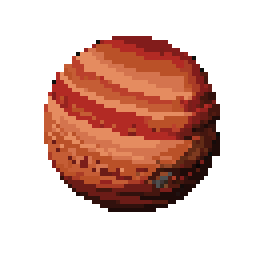
#> input picture tradenet/web/assets/planets/desert-0.png, 64 x 64 px, given in place of temperate.png, which was not available (shown 4 times larger)
$ python generate_planet_variants.py
#> lines starting #> are read from the running program, lines starting #| are printed output that depends on the picture; pictures that were not available may be replaced by others from this repository, and a replacement may not be noted
#!/usr/bin/env python3
"""Create deterministic, pixel-level planet variants from the six PixelLab bases."""

from __future__ import annotations

import colorsys
import random
from pathlib import Path

from PIL import Image, ImageOps


ROOT = Path(__file__).resolve().parents[1] / "tradenet" / "web" / "assets" / "planets"
BASES = ("temperate", "desert", "ringed", "ice", "volcanic", "lush")
VARIANT_COUNT = 16
HUE_SHIFTS = (0.0, 0.045, -0.045, 0.075, -0.075, 0.105, -0.105, 0.025,
              0.055, -0.055, 0.09, -0.09, 0.125, -0.125, 0.035, -0.035)
HUE_SHIFT_SCALE = {"temperate": 1.0, "desert": 0.45, "ringed": 0.7,
                   "ice": 0.4, "volcanic": 0.35, "lush": 0.7}
SATURATION_SCALES = (1.0, 0.94, 1.06, 0.9, 1.1, 0.84, 1.15, 0.98,
                     0.88, 1.12, 0.92, 1.08, 0.82, 1.14, 0.96, 1.04)


def tinted(image: Image.Image, hue_shift: float, saturation_scale: float) -> Image.Image:
    """Shift surface hues while preserving alpha, luminance, and pixel edges."""
    result = image.copy()
    pixels = result.load()
    for y in range(result.height):
        for x in range(result.width):
            red, green, blue, alpha = pixels[x, y]
            if alpha == 0:
                continue
            hue, saturation, value = colorsys.rgb_to_hsv(red / 255, green / 255, blue / 255)
            if 0.12 < value < 0.94 and saturation > 0.12:
                red, green, blue = colorsys.hsv_to_rgb(
                    (hue + hue_shift) % 1.0,
                    min(1.0, saturation * saturation_scale),
                    value,
                )
                pixels[x, y] = (round(red * 255), round(green * 255), round(blue * 255), alpha)
    return result


def add_surface_marks(image: Image.Image, rng: random.Random) -> Image.Image:
    """Add small land, crater, or ice pixel clusters inside the globe silhouette."""
    result = image.copy()
    pixels = result.load()
    center_x, center_y = result.width // 2, result.height // 2
    candidates = []
    for y in range(result.height):
        for x in range(result.width):
            if (x - center_x) ** 2 + (y - center_y) ** 2 > 14**2:
                continue
            red, green, blue, alpha = pixels[x, y]
            if alpha > 180:
                hue, saturation, value = colorsys.rgb_to_hsv(red / 255, green / 255, blue / 255)
                if 0.2 < value < 0.82 and saturation > 0.15:
                    candidates.append((x, y, (red, green, blue, alpha)))
    if not candidates:
        return result

    patterns = (
        ((0, 0), (1, 0), (2, 0), (0, 1), (1, 1), (2, 1), (1, 2)),
        ((0, 0), (1, 0), (2, 0), (3, 0), (0, 1), (1, 1), (2, 1), (2, 2)),
        ((1, 0), (2, 0), (0, 1), (1, 1), (2, 1), (3, 1), (1, 2), (2, 2)),
        ((0, 0), (1, 0), (2, 0), (3, 0), (0, 1), (1, 1), (2, 1), (3, 1)),
        ((0, 0), (1, 0), (0, 1), (1, 1), (2, 1), (3, 1), (2, 2), (3, 2)),
    )
    for _ in range(rng.randint(9, 14)):
        x, y, color = rng.choice(candidates)
        pattern = rng.choice(patterns)
        mark_color = color[:3] + (min(color[3], rng.randint(160, 230)),)
        reflect_x, reflect_y = rng.choice((False, True)), rng.choice((False, True))
        for dx, dy in pattern:
            px = x + (-dx if reflect_x else dx)
            py = y + (-dy if reflect_y else dy)
            if not (0 <= px < result.width and 0 <= py < result.height):
                continue
            if (px - center_x) ** 2 + (py - center_y) ** 2 > 14**2:
                continue
            old = pixels[px, py]
            if old[3] > 180:
                pixels[px, py] = mark_color
    return result


def main() -> None:
    for planet_type in BASES:
        source = Image.open(ROOT / f"{planet_type}.png").convert("RGBA")
#> source is the input picture: PIL image 64x64 RGBA; mean R, G, B, A 61.6, 27.1, 17.9, 96.4
        for variant in range(VARIANT_COUNT):
            image = source.copy()
            style = variant % 8
            if style & 1:
                image = ImageOps.mirror(image)
            if style & 2:
                image = ImageOps.flip(image)
            if style == 4:
                image = image.transpose(Image.Transpose.ROTATE_90)
            elif style == 5:
                image = image.transpose(Image.Transpose.ROTATE_270)
            elif style == 6:
                image = image.transpose(Image.Transpose.TRANSPOSE)
            elif style == 7:
                image = image.transpose(Image.Transpose.TRANSVERSE)
            seed = sum((index + 1) * byte for index, byte in enumerate(f"{planet_type}:{variant}".encode()))
            rng = random.Random(seed)
            if variant:
                image = tinted(image, HUE_SHIFTS[variant] * HUE_SHIFT_SCALE[planet_type],
                               SATURATION_SCALES[variant])
                image = add_surface_marks(image, rng)
            image.save(ROOT / f"{planet_type}-{variant}.png", optimize=True)
#> this loop made 16 passes
#> pass 2, in main, `image = ImageOps.mirror(image)`:
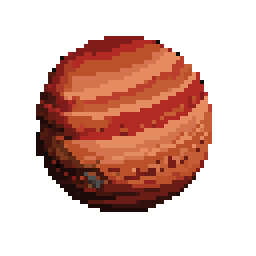
#> image: PIL image 64x64 RGBA (shown 4 times larger); mean R, G, B, A 61.6, 27.1, 17.9, 96.4; transparent parts drawn white
#> pass 2, in main, `image = tinted(image, HUE_SHIFTS[variant] * HUE_SHIFT_SCALE[planet_typ..`:
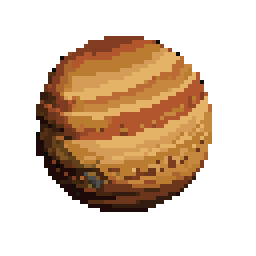
#> image: PIL image 64x64 RGBA (shown 4 times larger); mean R, G, B, A 61.6, 40.1, 20.5, 96.4; transparent parts drawn white
#> pass 3, in main, `image = ImageOps.flip(image)`:
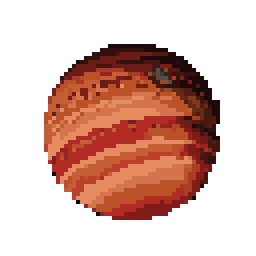
#> image: PIL image 64x64 RGBA (shown 4 times larger); mean R, G, B, A 61.6, 27.1, 17.9, 96.4; transparent parts drawn white
#> after the loop:
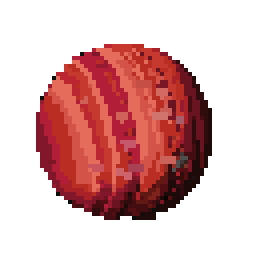
#> image: PIL image 64x64 RGBA (shown 4 times larger); mean R, G, B, A 61.6, 18.4, 18.4, 95.2; transparent parts drawn white
#> pass 2 of the loop in main, `for planet_type in BASES:`:
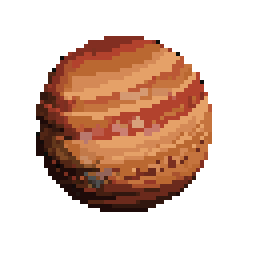
#> input picture tradenet/web/assets/planets/desert-1.png, 64 x 64 px, given in place of desert.png, which was not available (shown 4 times larger)
#> in main, source is the input picture: PIL image 64x64 RGBA; mean R, G, B, A 61.6, 34, 20.4, 95.1
#> the loop in main, `for variant in range(VARIANT_COUNT):` made 16 passes
#> pass 3, in main, `image = ImageOps.flip(image)`:
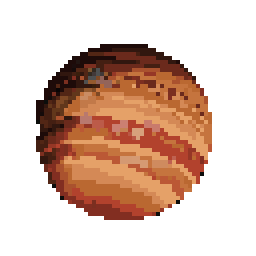
#> image: PIL image 64x64 RGBA (shown 4 times larger); mean R, G, B, A 61.6, 34, 20.4, 95.1; transparent parts drawn white
#> after the loop in main, `for variant in range(VARIANT_COUNT):`:
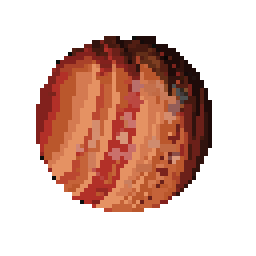
#> image: PIL image 64x64 RGBA (shown 4 times larger); mean R, G, B, A 61.5, 28.7, 18.6, 94.2; transparent parts drawn white


if __name__ == "__main__":
#> (the run stopped early here; a loop or call above may not have finished)
